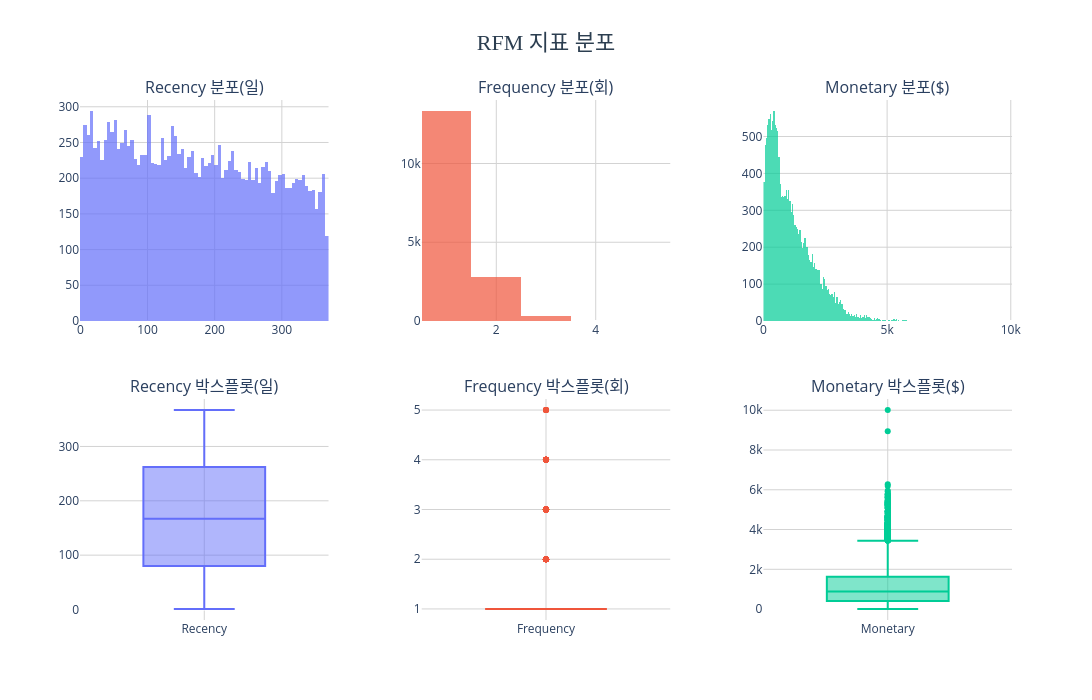

The notebook cell saved with this chart:
### Code cell
import plotly.graph_objects as go
from plotly.subplots import make_subplots

fig = make_subplots(
    rows=2, cols=3,
    subplot_titles=(
        'Recency 분포(일)', 'Frequency 분포(회)', 'Monetary 분포($)',
        'Recency 박스플롯(일)', 'Frequency 박스플롯(회)', 'Monetary 박스플롯($)'
    ),
    vertical_spacing=0.15,
    horizontal_spacing=0.1
)

metrics = ['Recency', 'Frequency', 'Monetary']
colors = ['#636EFA', '#EF553B', '#00CC96']

for i, (metric, color) in enumerate(zip(metrics, colors), 1):
    fig.add_trace(
        go.Histogram(
            x=rfm_lifetime[metric],
            marker_color=color,
            opacity=0.7,
            name=metric,
            showlegend=False
        ),
        row=1, col=i
    )
    fig.add_trace(
        go.Box(
            y=rfm_lifetime[metric],
            marker_color=color,
            name=metric,
            showlegend=False,
            boxpoints='outliers'
        ),
        row=2, col=i
    )

fig.update_layout(
    title=dict(
        text='RFM 지표 분포',
        font=dict(size=22, color='#2c3e50', family='Arial Black'),
        x=0.5,
        xanchor='center'
    ),
    height=700,
    width=1100,
    plot_bgcolor='white'
)

fig.update_xaxes(gridcolor='lightgray')
fig.update_yaxes(gridcolor='lightgray')

fig.show()

print(rfm_lifetime[['Recency', 'Frequency', 'Monetary']].describe().round(2))

### Figure 1 — Plotly figure (JSON) as saved in the notebook; plotly's stock layout.template omitted (floating-point values rounded to 4 significant figures; data arrays with more than 128 entries replaced by an {"elided": "..."} marker saying what was removed)
{"data": [{"marker": {"color": "#636EFA"}, "name": "Recency", "opacity": 0.7, "showlegend": false, "type": "histogram", "x": {"elided": "16479 int values"}, "xaxis": "x", "yaxis": "y"}, {"boxpoints": "outliers", "marker": {"color": "#636EFA"}, "name": "Recency", "showlegend": false, "type": "box", "xaxis": "x4", "y": {"elided": "16479 int values"}, "yaxis": "y4"}, {"marker": {"color": "#EF553B"}, "name": "Frequency", "opacity": 0.7, "showlegend": false, "type": "histogram", "x": {"elided": "16479 int values"}, "xaxis": "x2", "yaxis": "y2"}, {"boxpoints": "outliers", "marker": {"color": "#EF553B"}, "name": "Frequency", "showlegend": false, "type": "box", "xaxis": "x5", "y": {"elided": "16479 int values"}, "yaxis": "y5"}, {"marker": {"color": "#00CC96"}, "name": "Monetary", "opacity": 0.7, "showlegend": false, "type": "histogram", "x": {"elided": "16479 float values"}, "xaxis": "x3", "yaxis": "y3"}, {"boxpoints": "outliers", "marker": {"color": "#00CC96"}, "name": "Monetary", "showlegend": false, "type": "box", "xaxis": "x6", "y": {"elided": "16479 float values"}, "yaxis": "y6"}], "layout": {"annotations": [{"font": {"size": 16}, "showarrow": false, "text": "Recency 분포(일)", "x": 0.1333, "xanchor": "center", "xref": "paper", "y": 1, "yanchor": "bottom", "yref": "paper"}, {"font": {"size": 16}, "showarrow": false, "text": "Frequency 분포(회)", "x": 0.5, "xanchor": "center", "xref": "paper", "y": 1, "yanchor": "bottom", "yref": "paper"}, {"font": {"size": 16}, "showarrow": false, "text": "Monetary 분포($)", "x": 0.8667, "xanchor": "center", "xref": "paper", "y": 1, "yanchor": "bottom", "yref": "paper"}, {"font": {"size": 16}, "showarrow": false, "text": "Recency 박스플롯(일)", "x": 0.1333, "xanchor": "center", "xref": "paper", "y": 0.425, "yanchor": "bottom", "yref": "paper"}, {"font": {"size": 16}, "showarrow": false, "text": "Frequency 박스플롯(회)", "x": 0.5, "xanchor": "center", "xref": "paper", "y": 0.425, "yanchor": "bottom", "yref": "paper"}, {"font": {"size": 16}, "showarrow": false, "text": "Monetary 박스플롯($)", "x": 0.8667, "xanchor": "center", "xref": "paper", "y": 0.425, "yanchor": "bottom", "yref": "paper"}], "height": 700, "plot_bgcolor": "white", "title": {"font": {"color": "#2c3e50", "family": "Arial Black", "size": 22}, "text": "RFM 지표 분포", "x": 0.5, "xanchor": "center"}, "width": 1100, "xaxis": {"anchor": "y", "domain": [0, 0.2667], "gridcolor": "lightgray"}, "xaxis2": {"anchor": "y2", "domain": [0.3667, 0.6333], "gridcolor": "lightgray"}, "xaxis3": {"anchor": "y3", "domain": [0.7333, 1], "gridcolor": "lightgray"}, "xaxis4": {"anchor": "y4", "domain": [0, 0.2667], "gridcolor": "lightgray"}, "xaxis5": {"anchor": "y5", "domain": [0.3667, 0.6333], "gridcolor": "lightgray"}, "xaxis6": {"anchor": "y6", "domain": [0.7333, 1], "gridcolor": "lightgray"}, "yaxis": {"anchor": "x", "domain": [0.575, 1], "gridcolor": "lightgray"}, "yaxis2": {"anchor": "x2", "domain": [0.575, 1], "gridcolor": "lightgray"}, "yaxis3": {"anchor": "x3", "domain": [0.575, 1], "gridcolor": "lightgray"}, "yaxis4": {"anchor": "x4", "domain": [0, 0.425], "gridcolor": "lightgray"}, "yaxis5": {"anchor": "x5", "domain": [0, 0.425], "gridcolor": "lightgray"}, "yaxis6": {"anchor": "x6", "domain": [0, 0.425], "gridcolor": "lightgray"}}}
